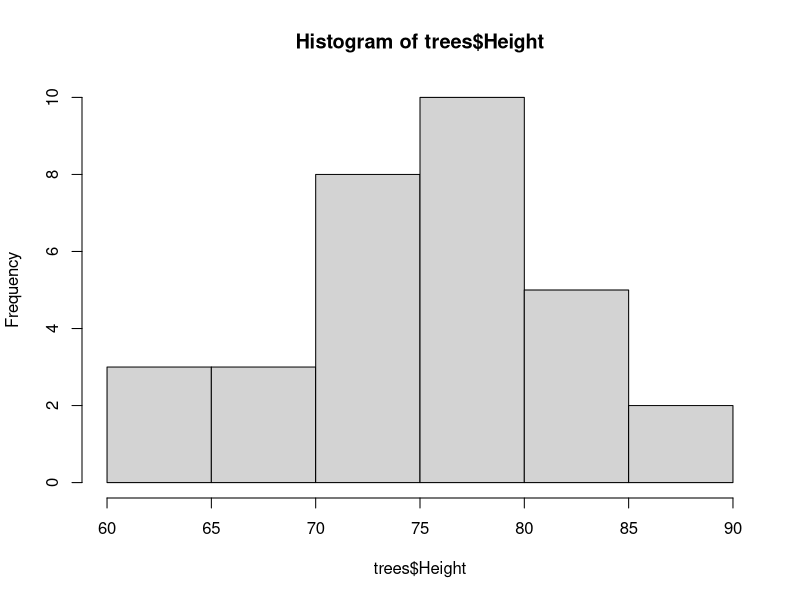
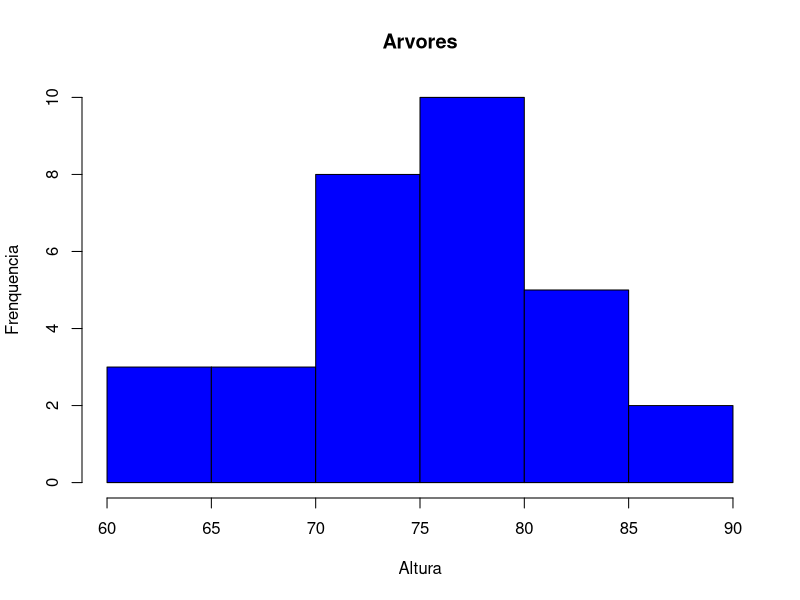
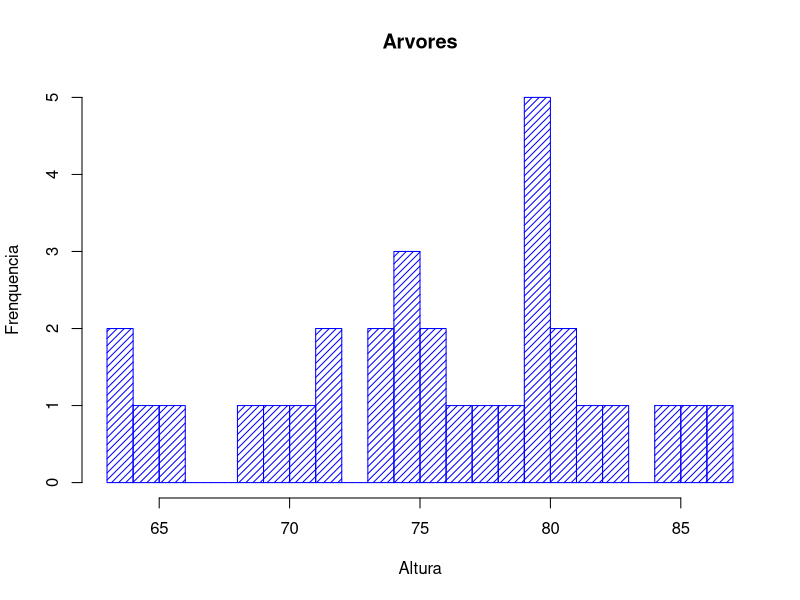
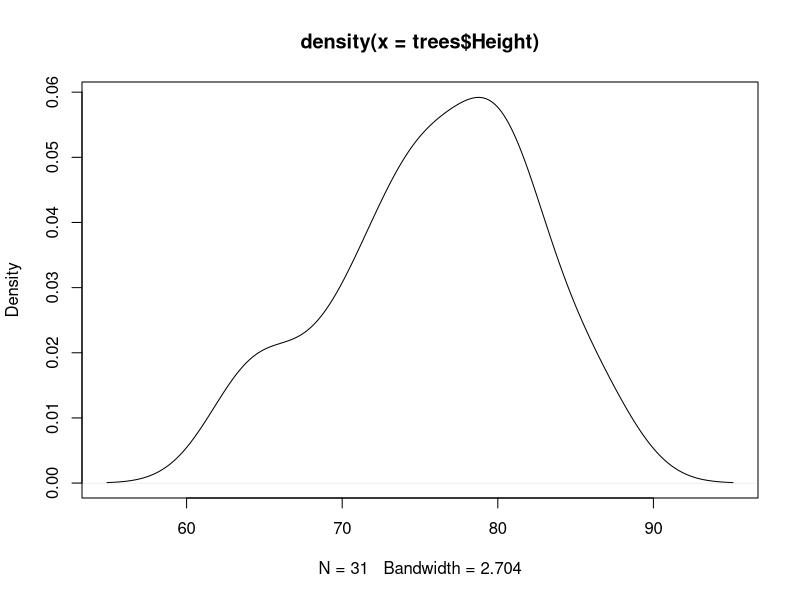
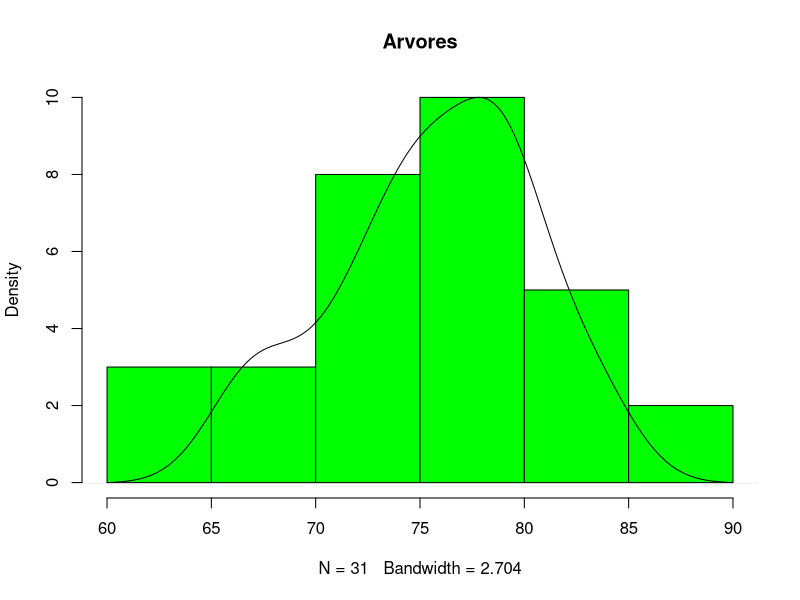
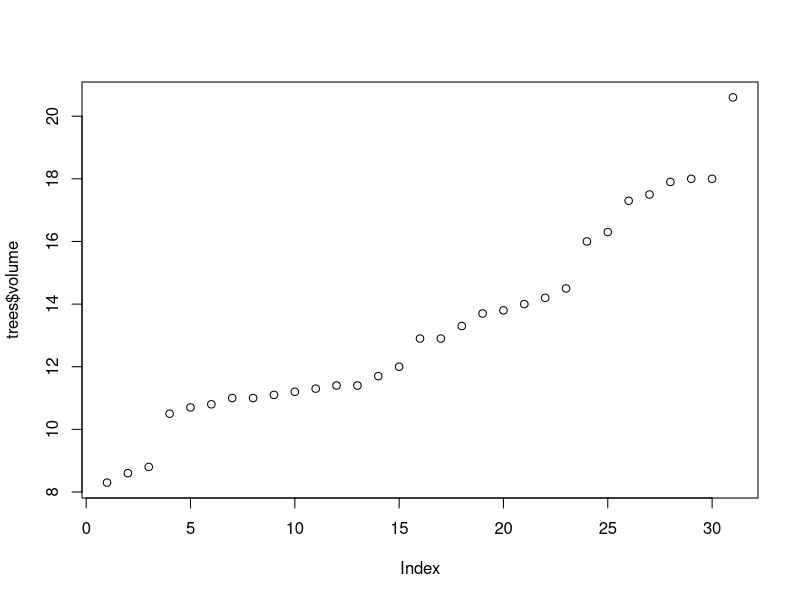
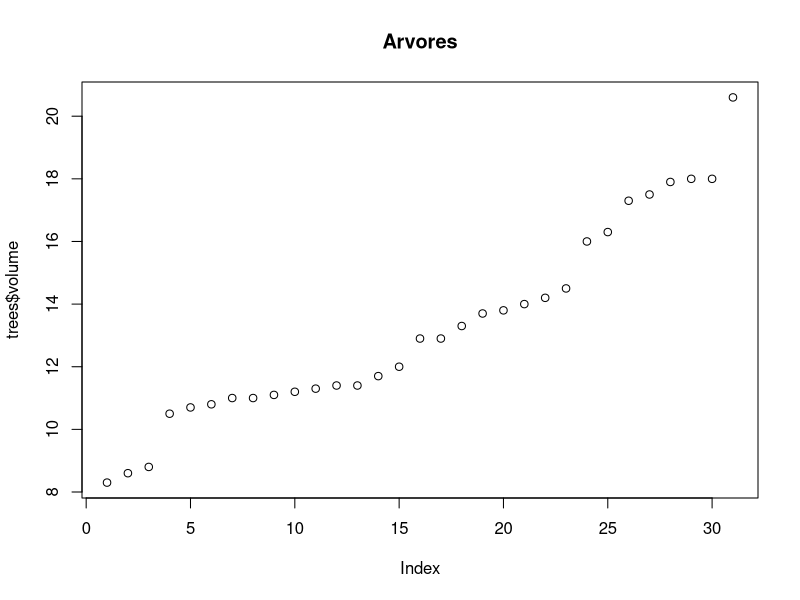
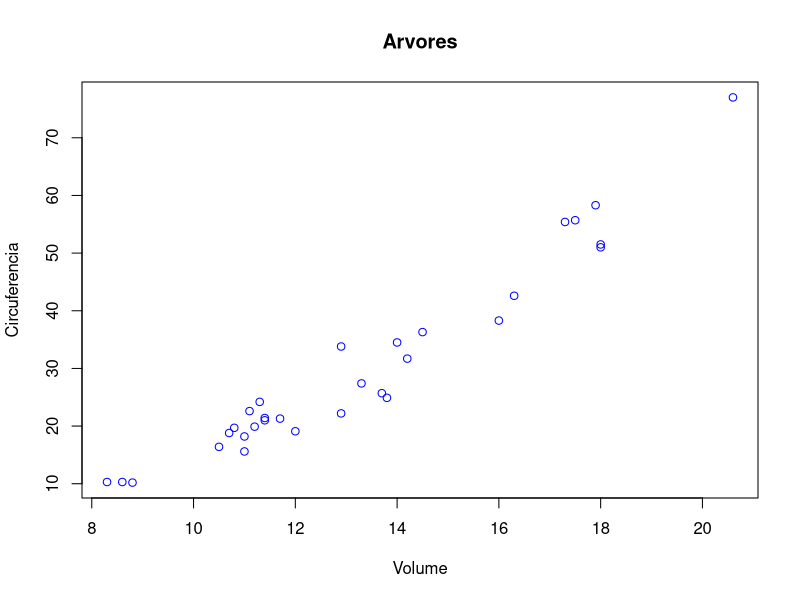

Generate these figures, in order, with R:
## ---- chunk 1
trees
hist( trees$Height)
hist( trees$Height, main="Arvores", ylab="Frenquencia",xlab="Altura", col="blue")
hist( trees$Height, main="Arvores", ylab="Frenquencia",xlab="Altura", col="blue", density = 20, breaks= 20)

## ---- chunk 2
densidade = density(trees$Height)
plot(densidade)

## ---- chunk 3
#executar com Ctrl+shift+enter
hist(trees$Height, main=NULL, xlab=NULL, col="green", ylab=NULL)
par(new=T)
plot(densidade, col="black", main="Arvores", axes=F , X=NULL)
## ---- chunk 4
plot(trees$Girth, trees$volume)
plot(trees$Girth, trees$volume, main="Arvores")
plot(trees$Girth, trees$Volume, ylab="Circuferencia", xlab="Volume", col="blue", main="Arvores")
#pch muda o elemento gradico
plot(trees$Girth, trees$Volume, ylab="Circuferencia", xlab="Volume", col="blue", main="Arvores", pch=20)
## ---- chunk 5
plot(trees$Girth, trees$volume, ylab ="Circuferencia", xlab="volume", col="blue", main="Arvores", pch=20, type = "l")
## ---- chunk 6
plot(jitter(trees$Girth), trees$volume, 
     ylab = "Circuferencia", 
     xlab="volume", 
     col="blue", 
     main="Arvores",
    )
## ---- chunk 7
#CO2
plot(CO2$conc, CO2$uptake,
     pch=20,
     col=CO2$Treatment)
legend("bottomright", legend=c("nonchilled","chilled"),cex=1, fill=c("black","red"))
## ---- chunk 8
plot(trees)
## ---- chunk 9
split.screen(figs=c(2,2))
screen(1)
plot(trees$Girth, trees$Volume)
screen(2)
plot(trees$Girth, trees$Height)
screen(3)
plot(trees$Height, trees$Volume)
screen(4)
hist(trees$Volume)
close.screen(all=T)
